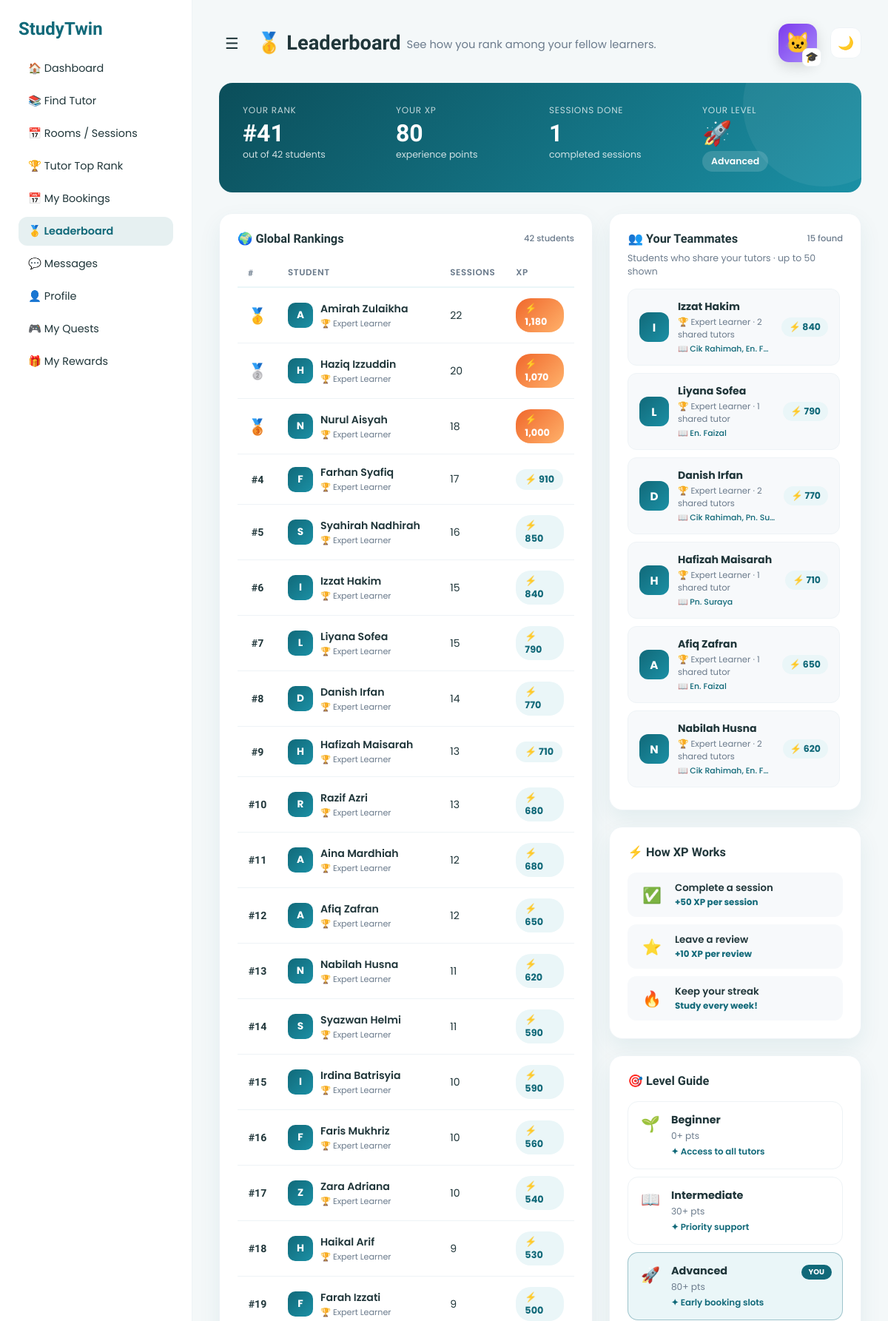
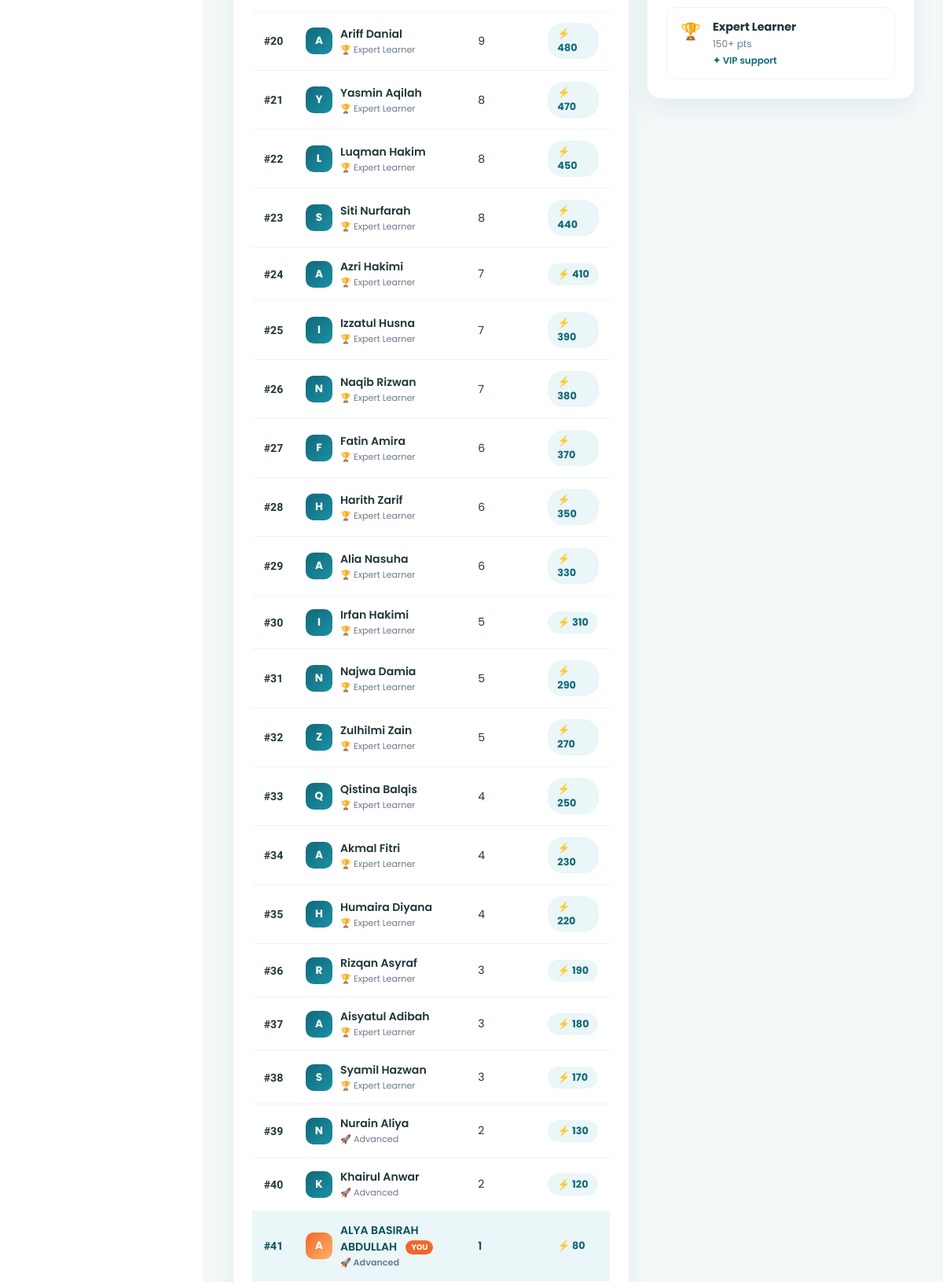
/leaderboard.php (signed in, upper part), run on the app's committed database (2 pictures, top to bottom).
### tables this page shows
CREATE TABLE `users` (
    `id`            INT(11)      NOT NULL AUTO_INCREMENT,
    `full_name`     VARCHAR(100) NOT NULL,
    `email`         VARCHAR(100) NOT NULL,
    `password`      VARCHAR(255) NOT NULL,    
    `role`          ENUM('student','tutor','admin') DEFAULT 'student',
    `created_at`    TIMESTAMP    NOT NULL DEFAULT CURRENT_TIMESTAMP,
    `avatar_color`  VARCHAR(30)  DEFAULT 'orange',   
    `avatar_animal` VARCHAR(30)  DEFAULT 'fox',      
    `avatar_outfit` VARCHAR(30)  DEFAULT 'none',     
    PRIMARY KEY (`id`),
    UNIQUE KEY `uq_email` (`email`)
);

### leaderboard.php (the view, shortened to what this page needs)
<?php
include("db_connection.php");
$user_id   = $_SESSION['user_id'];
$avatar_res    = mysqli_query($conn, "SELECT avatar_color, avatar_animal, avatar_outfit FROM users WHERE id='$user_id'");
$avatar_row    = mysqli_fetch_assoc($avatar_res);
$avatar_animal = $avatar_row['avatar_animal'] ?? 'fox';
$avatar_outfit = $avatar_row['avatar_outfit'] ?? 'none';
$animals = [
    'fox'     => '🦊', 'cat'  => '🐱', 'bear'    => '🐻',
    'rabbit'  => '🐰', 'owl'  => '🦉', 'penguin' => '🐧',
];
$outfits = [
    'none' => '', 'graduation' => '🎓', 'chef' => '👨‍🍳',
    'ninja' => '🥷', 'wizard' => '🧙', 'astronaut' => '👨‍🚀',
    'knight' => '🧝', 'crown' => '👑',
];
$avatar_emoji        = $animals[$avatar_animal] ?? '🦊';
$avatar_outfit_emoji = $outfits[$avatar_outfit]  ?? '';
$rev_col   = 'student_id';
$leaderboard_res = mysqli_query($conn, "
    SELECT
        u.id,
        u.full_name,
        COUNT(DISTINCT CASE WHEN b.status = 'completed' THEN b.id END) AS completed,
        COUNT(DISTINCT r.id) AS review_count,
        (COUNT(DISTINCT CASE WHEN b.status = 'completed' THEN b.id END) * 50
         + COUNT(DISTINCT r.id) * 10) AS xp
    FROM users u
    LEFT JOIN bookings b ON b.student_id = u.id
    LEFT JOIN reviews  r ON r.$rev_col   = u.id
    WHERE u.role = 'student'
    GROUP BY u.id, u.full_name
    ORDER BY xp DESC
    LIMIT 100
");
$leaderboard  = [];
$my_rank      = null;
$my_xp        = 0;
$rank_counter = 0;
$real_students = [];
if ($leaderboard_res) {
    while ($row = mysqli_fetch_assoc($leaderboard_res)) {
        $real_students[] = $row;
    }
}
$merged = $real_students;
foreach ($dummy_students as $dummy) {
    $merged[] = $dummy;
}
usort($merged, fn($a, $b) => (int)$b['xp'] - (int)$a['xp']);
foreach ($merged as $row) {
    $rank_counter++;
    $row['rank'] = $rank_counter;
    $leaderboard[] = $row;
    if ($row['id'] == $user_id) {
        $my_rank = $rank_counter;
        $my_xp   = (int)$row['xp'];
    }
}
$teammates = [];
$dummy_teammates = [
    ['id'=>'dtm_1',  'full_name'=>'Izzat Hakim',       'shared_tutors'=>2, 'completed'=>15, 'review_count'=>9, 'xp'=>840,  'tutor_names'=>'Cik Rahimah, En. Faizal'],
    ['id'=>'dtm_2',  'full_name'=>'Liyana Sofea',       'shared_tutors'=>1, 'completed'=>15, 'review_count'=>4, 'xp'=>790,  'tutor_names'=>'En. Faizal'],
    ['id'=>'dtm_3',  'full_name'=>'Danish Irfan',       'shared_tutors'=>2, 'completed'=>14, 'review_count'=>7, 'xp'=>770,  'tutor_names'=>'Cik Rahimah, Pn. Suraya'],
    ['id'=>'dtm_4',  'full_name'=>'Hafizah Maisarah',   'shared_tutors'=>1, 'completed'=>13, 'review_count'=>6, 'xp'=>710,  'tutor_names'=>'Pn. Suraya'],
    ['id'=>'dtm_5',  'full_name'=>'Afiq Zafran',        'shared_tutors'=>1, 'completed'=>12, 'review_count'=>5, 'xp'=>650,  'tutor_names'=>'En. Faizal'],
    ['id'=>'dtm_6',  'full_name'=>'Nabilah Husna',      'shared_tutors'=>2, 'completed'=>11, 'review_count'=>7, 'xp'=>620,  'tutor_names'=>'Cik Rahimah, En. Faizal'],
    ['id'=>'dtm_7',  'full_name'=>'Irdina Batrisyia',   'shared_tutors'=>1, 'completed'=>10, 'review_count'=>9, 'xp'=>590,  'tutor_names'=>'Pn. Suraya'],
    ['id'=>'dtm_8',  'full_name'=>'Zara Adriana',       'shared_tutors'=>1, 'completed'=>10, 'review_count'=>4, 'xp'=>540,  'tutor_names'=>'En. Faizal'],
    ['id'=>'dtm_9',  'full_name'=>'Farah Izzati',       'shared_tutors'=>1, 'completed'=>9,  'review_count'=>5, 'xp'=>500,  'tutor_names'=>'Cik Rahimah'],
    ['id'=>'dtm_10', 'full_name'=>'Yasmin Aqilah',      'shared_tutors'=>2, 'completed'=>8,  'review_count'=>7, 'xp'=>470,  'tutor_names'=>'En. Faizal, Pn. Suraya'],
    ['id'=>'dtm_11', 'full_name'=>'Luqman Hakim',       'shared_tutors'=>1, 'completed'=>8,  'review_count'=>5, 'xp'=>450,  'tutor_names'=>'Cik Rahimah'],
    ['id'=>'dtm_12', 'full_name'=>'Fatin Amira',        'shared_tutors'=>1, 'completed'=>6,  'review_count'=>7, 'xp'=>370,  'tutor_names'=>'En. Faizal'],
    ['id'=>'dtm_13', 'full_name'=>'Najwa Damia',        'shared_tutors'=>1, 'completed'=>5,  'review_count'=>4, 'xp'=>290,  'tutor_names'=>'Pn. Suraya'],
    ['id'=>'dtm_14', 'full_name'=>'Qistina Balqis',     'shared_tutors'=>1, 'completed'=>4,  'review_count'=>5, 'xp'=>250,  'tutor_names'=>'Cik Rahimah'],
    ['id'=>'dtm_15', 'full_name'=>'Nurain Aliya',       'shared_tutors'=>1, 'completed'=>2,  'review_count'=>3, 'xp'=>130,  'tutor_names'=>'En. Faizal'],
];
$real_tm_ids = array_column($teammates, 'id');
foreach ($dummy_teammates as $dtm) {
    if (!in_array($dtm['id'], $real_tm_ids)) {
        $teammates[] = $dtm;
    }
}
usort($teammates, fn($a, $b) => (int)$b['xp'] - (int)$a['xp']);
$my_stats_res = mysqli_query($conn, "
    SELECT
        COUNT(DISTINCT CASE WHEN b.status='completed' THEN b.id END) AS completed,
        COUNT(DISTINCT b.id) AS total
    FROM bookings b WHERE b.student_id = '$user_id'
");
$my_stats = $my_stats_res
    ? mysqli_fetch_assoc($my_stats_res)
    : ['completed' => 0, 'total' => 0];
function get_level($xp) {
    $levels = [
        ['name'=>'Beginner',       'icon'=>'🌱','min'=>0],
        ['name'=>'Intermediate',   'icon'=>'📖','min'=>30],
        ['name'=>'Advanced',       'icon'=>'🚀','min'=>80],
        ['name'=>'Expert Learner', 'icon'=>'🏆','min'=>150],
    ];
    $level = $levels[0];
    foreach ($levels as $l) { if ($xp >= $l['min']) $level = $l; }
    return $level;
}
?>
<!DOCTYPE html>
<html lang="en">
<head>
<?php include_once("includes/theme.php"); inject_theme_styles_and_script(); ?>
</head>
<body>
<div class="sidebar">
    <div class="logo">
        <h2>StudyTwin</h2>
    </div>
    <ul class="menu">
        <li><a href="dashboard.php">🏠 Dashboard</a></li>
        <li><a href="tutor.php">📚 Find Tutor</a></li>
        <li><a href="rooms.php">📅 Rooms / Sessions</a></li>
        <li><a href="tutortoprank.php">🏆 Tutor Top Rank</a></li>
        <li><a href="bookings.php">📅 My Bookings</a></li>
        <li><a class="active" href="leaderboard.php">🥇 Leaderboard</a></li>
        <li><a href="messages.php">💬 Messages</a></li>
        <li><a href="profile.php">👤 Profile</a></li>
        <li><a href="quest.php">🎮 My Quests</a></li>
        <li><a href="rewards.php">🎁 My Rewards</a></li>
    </ul>
</div>
<div class="main">
    <div class="topbar">
        <div class="topbar-left">
            <button class="sidebar-toggle" title="Toggle sidebar">☰</button>
            <h1>🥇 Leaderboard</h1>
            <p>See how you rank among your fellow learners.</p>
        </div>
        <div style="display:flex;align-items:center;gap:6px;">
            <a href="profile.php" class="topbar-avatar" title="Customise your avatar" style="position:relative;">
                <?php echo $avatar_emoji; ?>
                <?php if ($avatar_outfit !== 'none' && $avatar_outfit_emoji): ?>
                    <span style="position:absolute;bottom:-6px;right:-6px;font-size:.9rem;background:var(--card);border-radius:8px;padding:1px 3px;border:1px solid var(--line);"><?php echo $avatar_outfit_emoji; ?></span>
                <?php endif; ?>
            </a>
        </div>
    </div>
    <div class="hero-card">
        <div class="hero-stat">
            <div class="hs-label">Your Rank</div>
            <div class="hs-value"><?php echo $my_rank ? '#'.$my_rank : '—'; ?></div>
            <div class="hs-sub">out of <?php echo count($leaderboard); ?> students</div>
        </div>
        <div class="hero-stat">
            <div class="hs-label">Your XP</div>
            <div class="hs-value"><?php echo number_format($my_xp); ?></div>
            <div class="hs-sub">experience points</div>
        </div>
        <div class="hero-stat">
            <div class="hs-label">Sessions Done</div>
            <div class="hs-value"><?php echo (int)$my_stats['completed']; ?></div>
            <div class="hs-sub">completed sessions</div>
        </div>
        <div class="hero-stat">
            <div class="hs-label">Your Level</div>
            <?php $my_level = get_level($my_xp); ?>
            <div class="hs-value"><?php echo $my_level['icon']; ?></div>
            <div class="hs-badge"><?php echo $my_level['name']; ?></div>
        </div>
    </div>
    <div class="board-layout">
        <div>
            <div class="card">
                <div class="card-title">
                    🌍 Global Rankings
                    <span class="count-badge"><?php echo count($leaderboard); ?> students</span>
                </div>
                <?php if (!empty($leaderboard)): ?>
                <table class="lb-table">
                    <thead>
                        <tr>
                            <th class="rank-col">#</th>
                            <th>Student</th>
                            <th>Sessions</th>
                            <th>XP</th>
                        </tr>
                    </thead>
                    <tbody>
                    <?php foreach ($leaderboard as $entry):
                        $is_me  = ($entry['id'] == $user_id);
                        $level  = get_level((int)$entry['xp']);
                        $is_top = $entry['rank'] <= 3;
                    ?>
                    <tr class="<?php echo $is_me ? 'is-me' : ''; ?>">
                        <td class="rank-col">
                            <?php
                            if      ($entry['rank'] == 1) echo '<span class="rank-medal">🥇</span>';
                            elseif  ($entry['rank'] == 2) echo '<span class="rank-medal">🥈</span>';
                            elseif  ($entry['rank'] == 3) echo '<span class="rank-medal">🥉</span>';
                            else                          echo '#'.$entry['rank'];
                            ?>
                        </td>
                        <td>
                            <div class="lb-name-cell">
                                <div class="lb-avatar <?php echo $is_me ? 'me' : ''; ?>">
                                    <?php echo strtoupper(substr($entry['full_name'], 0, 1)); ?>
                                </div>
                                <div>
                                    <div class="lb-name">
                                        <?php echo htmlspecialchars($entry['full_name']); ?>
                                        <?php if ($is_me): ?><span class="you-pill">You</span><?php endif; ?>
                                    </div>
                                    <div class="lb-level"><?php echo $level['icon'].' '.$level['name']; ?></div>
                                </div>
                            </div>
                        </td>
                        <td><?php echo (int)$entry['completed']; ?></td>
                        <td>
                            <span class="xp-chip <?php echo $is_top ? 'top' : ''; ?>">
                                ⚡ <?php echo number_format((int)$entry['xp']); ?>
                            </span>
                        </td>
                    </tr>
                    <?php endforeach; ?>
                    </tbody>
                </table>
                <?php else: ?>
                    <div class="no-data">🦊 No students ranked yet.</div>
                <?php endif; ?>
            </div>
        </div>
        <div>
            <div class="card">
                <div class="card-title">
                    👥 Your Teammates
                    <?php if (!empty($teammates)): ?>
                        <span class="count-badge"><?php echo count($teammates); ?> found</span>
                    <?php endif; ?>
                </div>
                <p style="font-size:.78rem;color:var(--muted);margin-bottom:14px;margin-top:-10px;">Students who share your tutors · up to 50 shown</p>
                <?php if (!empty($teammates)): ?>
                    <div class="teammate-list">
                    <?php foreach ($teammates as $tm):
                        $tm_level = get_level((int)$tm['xp']);
                        $tutor_names = !empty($tm['tutor_names']) ? $tm['tutor_names'] : null;
                    ?>
                        <div class="teammate-item">
                            <div class="tm-avatar"><?php echo strtoupper(substr($tm['full_name'],0,1)); ?></div>
                            <div class="tm-info">
                                <div class="tm-name"><?php echo htmlspecialchars($tm['full_name']); ?></div>
                                <div class="tm-shared">
                                    <?php echo $tm_level['icon'].' '.$tm_level['name']; ?>
                                    · <?php echo (int)$tm['shared_tutors']; ?> shared tutor<?php echo $tm['shared_tutors']!=1?'s':''; ?>
                                </div>
                                <?php if ($tutor_names): ?>
                                <div class="tm-tutor-names">📖 <?php echo htmlspecialchars($tutor_names); ?></div>
                                <?php endif; ?>
                            </div>
                            <div class="tm-xp">⚡ <?php echo number_format((int)$tm['xp']); ?></div>
                        </div>
                    <?php endforeach; ?>
                    </div>
                <?php endif; ?>
            </div>
            <div class="card">
                <div class="card-title">⚡ How XP Works</div>
                <div class="xp-guide">
                    <div class="xp-guide-item">
                        <div class="xp-guide-icon">✅</div>
                        <div class="xp-guide-info">
                            <div class="gi-label">Complete a session</div>
                            <div class="gi-pts">+50 XP per session</div>
                        </div>
                    </div>
                    <div class="xp-guide-item">
                        <div class="xp-guide-icon">⭐</div>
                        <div class="xp-guide-info">
                            <div class="gi-label">Leave a review</div>
                            <div class="gi-pts">+10 XP per review</div>
                        </div>
                    </div>
                    <div class="xp-guide-item">
                        <div class="xp-guide-icon">🔥</div>
                        <div class="xp-guide-info">
                            <div class="gi-label">Keep your streak</div>
                            <div class="gi-pts">Study every week!</div>
                        </div>
                    </div>
                </div>
            </div>
            <div class="card">
                <div class="card-title">🎯 Level Guide</div>
                <?php
                $level_guide = [
                    ['icon'=>'🌱','name'=>'Beginner',       'range'=>'0+ pts',   'perk'=>'Access to all tutors'],
                    ['icon'=>'📖','name'=>'Intermediate',   'range'=>'30+ pts',  'perk'=>'Priority support'],
                    ['icon'=>'🚀','name'=>'Advanced',       'range'=>'80+ pts',  'perk'=>'Early booking slots'],
                    ['icon'=>'🏆','name'=>'Expert Learner', 'range'=>'150+ pts', 'perk'=>'VIP support'],
                ];
                $current_level_name = get_level($my_xp)['name'];
                ?>
                <div class="level-list">
                    <?php foreach ($level_guide as $lg): ?>
                    <div class="level-row <?php echo $lg['name']===$current_level_name?'current':''; ?>">
                        <div class="level-icon"><?php echo $lg['icon']; ?></div>
                        <div class="level-info">
                            <div class="level-name-text"><?php echo $lg['name']; ?></div>
                            <div class="level-range"><?php echo $lg['range']; ?></div>
                            <div class="level-perk">✦ <?php echo $lg['perk']; ?></div>
                        </div>
                        <?php if ($lg['name']===$current_level_name): ?>
                            <span class="level-current-pill">You</span>
                        <?php endif; ?>
                    </div>
                    <?php endforeach; ?>
                </div>
            </div>
        </div>
    </div>
</div>
</body>
</html>

### data on the page
users: avatar_animal "🐱", avatar_outfit "🎓", rank "41", full_name "A", full_name "ALYA BASIRAH ABDULLAH", shows "YOU", icon "🚀", name "Advanced", completed "1", xp "80"

### other printed values
$my_rank "41"
count($leaderboard) "42"
$my_xp "80"
$my_stats['completed'] "1"
$my_level['icon'] "🚀"
$my_level['name'] "Advanced"
substr($entry['full_name'], 0, 1) "A"
$entry['full_name'] "Amirah Zulaikha"
$level['icon'] "🏆"
$level['name'] "Expert Learner"
$entry['completed'] "22"
$entry['xp'] "1,180"
substr($entry['full_name'], 0, 1) "H"
$entry['full_name'] "Haziq Izzuddin"
$entry['completed'] "20"
